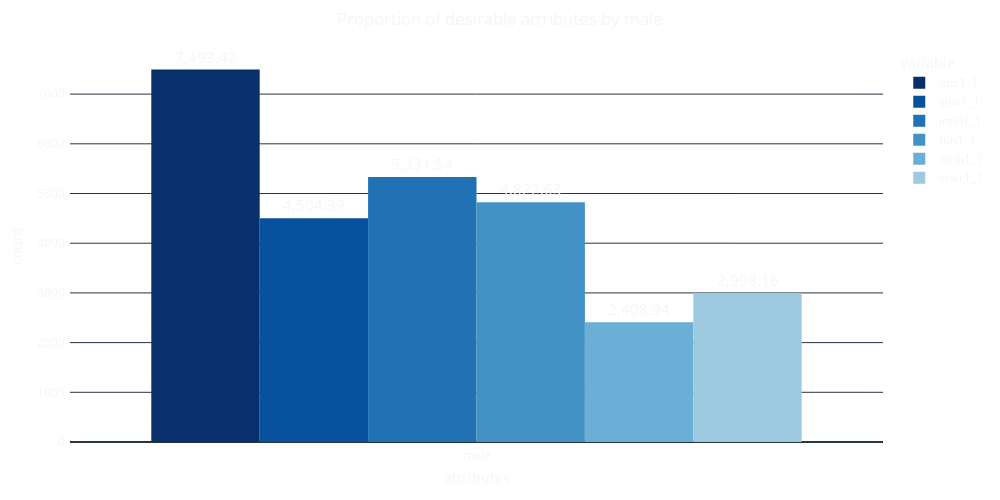

The code cell stored with this chart in its notebook:
### Code cell
fig = px.histogram(df_m_att, x="gender", y=["attr1_1", "sinc1_1", "intel1_1", "fun1_1", "amb1_1", "shar1_1"],
                      title = 'Proportion of desirable attributes by male',
                      barmode ='group',
                      width= 1000,
                      height = 500,
                      text_auto = True,
                      color_discrete_sequence=px.colors.sequential.Blues_r
                                )
fig.update_traces(textposition = 'outside', textfont_size = 15)                         
fig.update_layout(title_x = 0.5, 
                      margin={"l":50,"r":50,"b":50,"t":50,"pad":4},
                      xaxis_title = 'attributes',
                      yaxis_title = 'count',
                      template = 'plotly_dark'
                      )
fig.update_layout({'plot_bgcolor': 'rgba(0, 0, 0, 0)',
                    'paper_bgcolor': 'rgba(0, 0, 0, 0)'}
                      )  

fig.show()

### Figure 1 — Plotly figure (JSON) as saved in the notebook; plotly's stock layout.template omitted (floating-point values rounded to 4 significant figures; data arrays with more than 128 entries replaced by an {"elided": "..."} marker saying what was removed)
{"data": [{"alignmentgroup": "True", "bingroup": "x", "histfunc": "sum", "hovertemplate": "variable=attr1_1<br>gender=%{x}<br>sum of value=%{y}<extra></extra>", "legendgroup": "attr1_1", "marker": {"color": "rgb(8,48,107)", "pattern": {"shape": ""}}, "name": "attr1_1", "offsetgroup": "attr1_1", "orientation": "v", "showlegend": true, "textfont": {"size": 15}, "textposition": "outside", "texttemplate": "%{value}", "type": "histogram", "x": {"elided": "277 str values"}, "xaxis": "x", "y": {"elided": "277 float values"}, "yaxis": "y"}, {"alignmentgroup": "True", "bingroup": "x", "histfunc": "sum", "hovertemplate": "variable=sinc1_1<br>gender=%{x}<br>sum of value=%{y}<extra></extra>", "legendgroup": "sinc1_1", "marker": {"color": "rgb(8,81,156)", "pattern": {"shape": ""}}, "name": "sinc1_1", "offsetgroup": "sinc1_1", "orientation": "v", "showlegend": true, "textfont": {"size": 15}, "textposition": "outside", "texttemplate": "%{value}", "type": "histogram", "x": {"elided": "277 str values"}, "xaxis": "x", "y": {"elided": "277 float values"}, "yaxis": "y"}, {"alignmentgroup": "True", "bingroup": "x", "histfunc": "sum", "hovertemplate": "variable=intel1_1<br>gender=%{x}<br>sum of value=%{y}<extra></extra>", "legendgroup": "intel1_1", "marker": {"color": "rgb(33,113,181)", "pattern": {"shape": ""}}, "name": "intel1_1", "offsetgroup": "intel1_1", "orientation": "v", "showlegend": true, "textfont": {"size": 15}, "textposition": "outside", "texttemplate": "%{value}", "type": "histogram", "x": {"elided": "277 str values"}, "xaxis": "x", "y": {"elided": "277 float values"}, "yaxis": "y"}, {"alignmentgroup": "True", "bingroup": "x", "histfunc": "sum", "hovertemplate": "variable=fun1_1<br>gender=%{x}<br>sum of value=%{y}<extra></extra>", "legendgroup": "fun1_1", "marker": {"color": "rgb(66,146,198)", "pattern": {"shape": ""}}, "name": "fun1_1", "offsetgroup": "fun1_1", "orientation": "v", "showlegend": true, "textfont": {"size": 15}, "textposition": "outside", "texttemplate": "%{value}", "type": "histogram", "x": {"elided": "277 str values"}, "xaxis": "x", "y": {"elided": "277 float values"}, "yaxis": "y"}, {"alignmentgroup": "True", "bingroup": "x", "histfunc": "sum", "hovertemplate": "variable=amb1_1<br>gender=%{x}<br>sum of value=%{y}<extra></extra>", "legendgroup": "amb1_1", "marker": {"color": "rgb(107,174,214)", "pattern": {"shape": ""}}, "name": "amb1_1", "offsetgroup": "amb1_1", "orientation": "v", "showlegend": true, "textfont": {"size": 15}, "textposition": "outside", "texttemplate": "%{value}", "type": "histogram", "x": {"elided": "277 str values"}, "xaxis": "x", "y": {"elided": "277 float values"}, "yaxis": "y"}, {"alignmentgroup": "True", "bingroup": "x", "histfunc": "sum", "hovertemplate": "variable=shar1_1<br>gender=%{x}<br>sum of value=%{y}<extra></extra>", "legendgroup": "shar1_1", "marker": {"color": "rgb(158,202,225)", "pattern": {"shape": ""}}, "name": "shar1_1", "offsetgroup": "shar1_1", "orientation": "v", "showlegend": true, "textfont": {"size": 15}, "textposition": "outside", "texttemplate": "%{value}", "type": "histogram", "x": {"elided": "277 str values"}, "xaxis": "x", "y": {"elided": "277 float values"}, "yaxis": "y"}], "layout": {"barmode": "group", "height": 500, "legend": {"title": {"text": "variable"}, "tracegroupgap": 0}, "margin": {"b": 50, "l": 50, "pad": 4, "r": 50, "t": 50}, "paper_bgcolor": "rgba(0, 0, 0, 0)", "plot_bgcolor": "rgba(0, 0, 0, 0)", "title": {"text": "Proportion of desirable attributes by male", "x": 0.5}, "width": 1000, "xaxis": {"anchor": "y", "domain": [0, 1], "title": {"text": "attributes"}}, "yaxis": {"anchor": "x", "domain": [0, 1], "title": {"text": "count"}}}}
